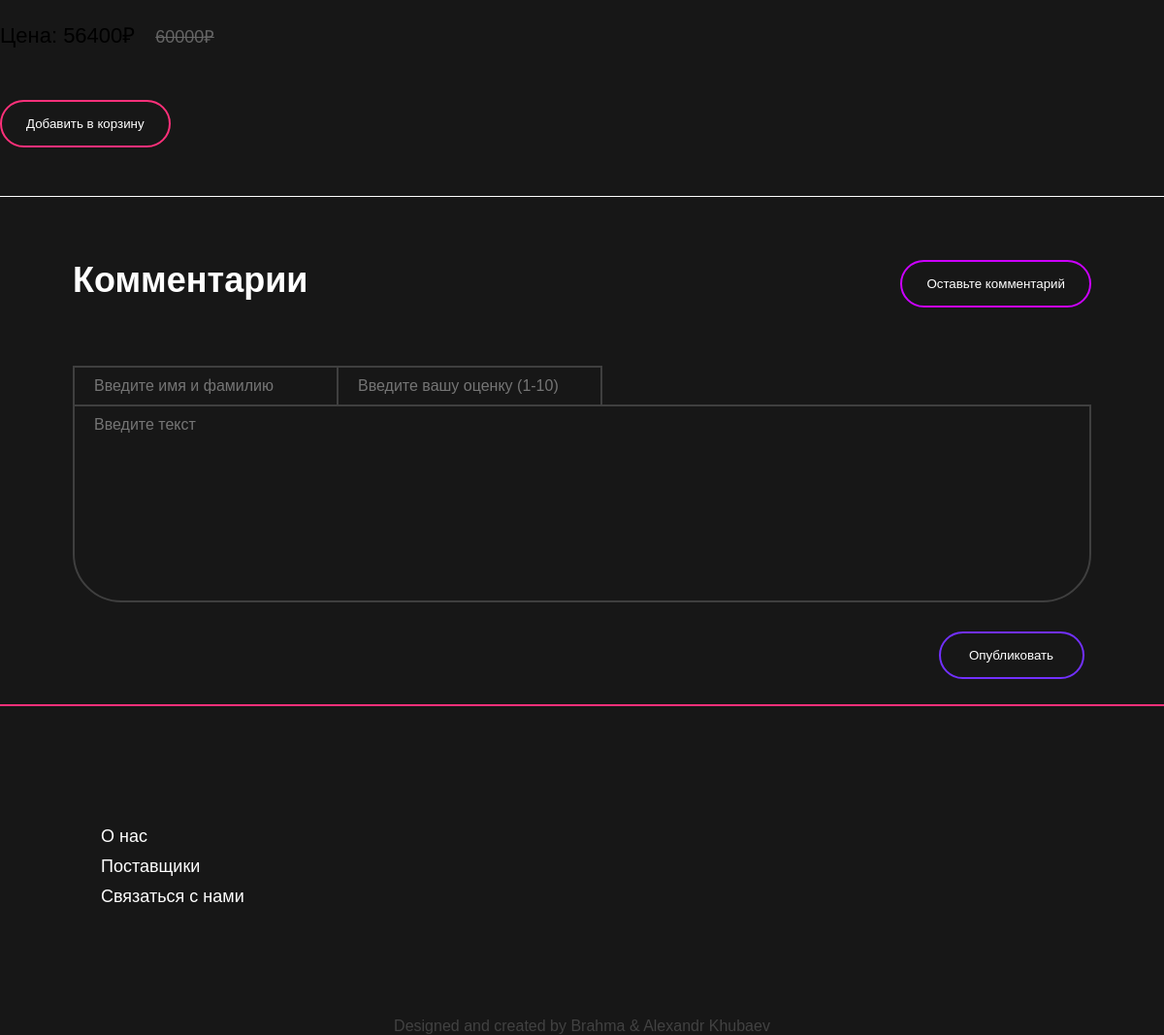
Before: /test/iphone-13/ (lower part) with the older database file.
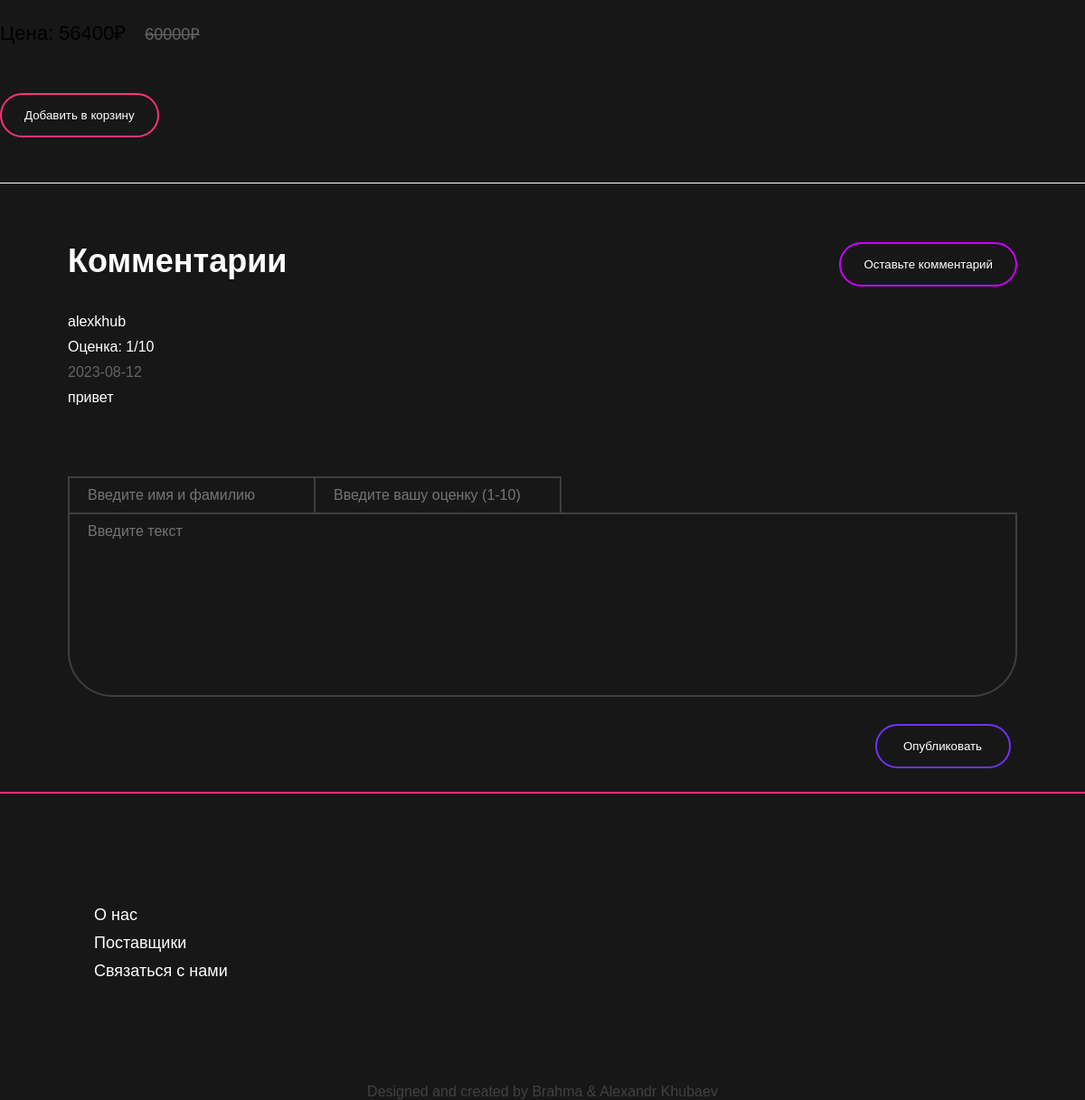
After: the same page with the newer database file.
### shop/models.py (models this page shows, shortened)
class Users(AbstractUser):
    phone = models.CharField(max_length=20, verbose_name="Телефон", unique=True, blank=True)
    slug = AutoSlugField(populate_from='username', unique=True, db_index=True, verbose_name='URL', )
    birthday = models.DateTimeField(verbose_name='Дата рождения', blank=True, null=True)
    mailing_list = models.BooleanField(default=False , blank=True, verbose_name='Рассылка')
    address =  models.CharField(max_length=150, blank=True, verbose_name='Адрес', )
    class Meta:
        verbose_name = 'Пользователь'
        verbose_name_plural = 'Пользователи'

class Comments(models.Model):
    user = models.ForeignKey('Users', on_delete=models.CASCADE, verbose_name="Пользователь")
    product = models.ForeignKey('Products', on_delete=models.CASCADE, verbose_name="Продукты", related_name='comments')
    text = models.TextField(verbose_name="Комментарий", blank=True)
    rating = models.IntegerField(verbose_name='Оценка от 1 до 10 ')
    date = models.DateField(verbose_name='Время', auto_now_add=True, blank=True)
    class Meta:
        verbose_name = "Комментарий"
        verbose_name_plural = "Комментарии"
        ordering = ['rating']

### shop/views.py (the view)
# urls.py: path('test/<slug:product_slug>/', TestView.as_view(), name='test'),
class TestView(APIView):
    renderer_classes = [TemplateHTMLRenderer]
    template_name = 'shop/test.html'
    def get(self, request, product_slug):
        products = Products.objects.get(slug=product_slug)
        form = CreateComment()
        product_serializer = ProductDetailSerializer(products)
        return render(request, 'shop/test.html', {'form': form, 'product': product_serializer.data})

### shop/forms.py
class CreateComment(forms.Form):
    rating = forms.IntegerField(widget=forms.TextInput(
        attrs={'class': "field", 'id': "form-rating", 'placeholder': "Введите вашу оценку (1-10)", 'data-min': "1",
               'data-max': "50"}))
    product = forms.IntegerField(widget=forms.TextInput(attrs={'class': "field", 'id': "product", }))
    text = forms.CharField(widget=forms.Textarea(attrs={'id': "form-text", 'cols': "30", 'rows': "10"}))

### shop/templates/shop/test.html (shortened to what this page needs)
{% extends 'shop/base.html' %}
{%load static%}
{%block headblock%}
    <link href="https://allfont.net/allfont.css?fonts=sansation-regular" rel="stylesheet" type="text/css" />
    <link href="https://allfont.net/allfont.css?fonts=sansation-bold" rel="stylesheet" type="text/css" />
    <link href="https://allfont.net/allfont.css?fonts=sansation-light" rel="stylesheet" type="text/css" />
    <link type="text/css" rel="stylesheet" href="{% static 'css/base.css' %}">
    <link type="text/css" rel="stylesheet" href="{% static 'css/product.css' %}">
    <link type="text/css"  rel="stylesheet" href="{% static 'css/media-query-product.css' %}">
    <link type="text/css" rel="stylesheet" href="{% static 'css/media-query-header.css' %}">
{%endblock headblock%}
    {%block content%}
    <main class="main">
            <div class="product-description">
                    <div class="price">
                        {%if product.discount > 0%}
                         <p class="start-price">Цена: <span id="finish-price-number">{{product.last_price}}</span> <span id="start-price-number">{{product.first_price}}</span></p>
                        {%else%}
                         <p class="start-price">Цена: <span id="finish-price-number">{{product.last_price}}</span> </p>
                        <p class="manufacturer">Производитель: {{product.manufacturer}}</p>
                        {%endif%}
                    </div>
                    <div class="add-to-cart__button">
                        <button type="button">Добавить в корзину</button>
                    </div>
            </div>
        <div class="comments">
            <div class="users-comments">
                   <div class="user-comments__wrapper">
                       <div class="user-comments-title">
                            <h3 id="users-comments__title">Комментарии</h3>
                       </div>
                        <div class="user-comments__button">
                            <a href="#form-name"><button id="leave-a-comment__link">Оставьте комментарий</button></a>
                        </div>
                   </div>
                    <div class="users-comments__item">
                        {%for comment in product.comments%}
                        <p class="user-name">{{comment.user}}</p>
                        <p class="user-rating"> Оценка: {{comment.rating}}/10</p>
                        <p class="comment-date">{{comment.date}}</p>
                        <p class="comment-text">{{comment.text}}</p>
                        <br>
                        {%endfor%}
                    </div>
            </div>
            <div class="leave-a-comment">
                <form action="{% url 'add_comment'  %}" method="post" class="leave-a-comment__form">
                   <div class="name-rating-wrapper">
                        <input type="text" value="{{ user.username }}" name="username" class="field" id="form-name" placeholder="Введите имя и фамилию"  oninput="this.value=this.value.replace(/[^a-zA-Z А-ЯЁа-яё]/g,'');">
                        <input type="number" name="rating" class="field" id="form-rating" placeholder="Введите вашу оценку (1-10)" data-min="1" data-max="50">
                    </div>
                    <textarea name="text" id="form-text" cols="30" rows="10" placeholder="Введите текст"></textarea>
                    <button id="leave-a-comment__button" type="submit">Опубликовать</button>
                </form>
            </div>
        </div>
    </main>
    {%endblock%}

### shop/templates/shop/base.html (shortened to what this page needs)
{% load static %}
<!DOCTYPE html>
<html lang="ru">
<head>
    {%block headblock%}
    {%endblock headblock%}
</head>
<body>
    {%block content%}
    {%endblock content%}
    {%block footer%}
     <footer class="footer">
        <div class="footer-content">
            <a href="#">О нас</a>
            <a href="#">Поставщики</a>
            <a href="#">Связаться с нами</a>
        </div>
    </footer>
    <p class="created">Designed and created by Brahma & Alexandr Khubaev</p>
    {%endblock footer%}
</body>
</html>

### shop/static/shop/css/base.css (style rules this page uses)
* { padding: 0; margin: 0; font-family: 'Sansation Regular', arial; }
a { text-decoration: none; color: white; }
body { background-color: #171717; max-width: 1980px; margin: 0 auto; }
footer { border-top: 2px solid; border-image: linear-gradient(var(--angle), #7230FF, #FF307A) 1; padding: 44px; margin-top: 40px; display: flex; align-items: center; --angle: 0deg; animation: rotate 3s linear infinite; }
.footer-content { display: flex; flex-direction: column; padding: 70px 60px; color: white; font-size: 18px; }
.footer-content a { position: relative; margin-top: 10px; }
.footer-content a:before { position: absolute; content:''; width: 0; height: 1px; background-color: white; left: 0; top: 100%; transition: .3s ease-in-out width; }
.created { color: #424242; font-size: 16px; text-align: center; user-select: none; }

### shop/static/shop/css/product.css (style rules this page uses)
html { scroll-padding-top: 20vh; }
button { position: relative; display: flex; justify-content: center; align-items: center; background-color: transparent; color: white; padding: 15px 25px; cursor: pointer; outline: none; border: none; border-radius: 100px; transition: .3s linear all; }
.price { font-size: 22px; margin-top: 20px; line-height: 30px; }
#start-price-number { color: #656565; text-decoration: line-through; font-size: 18px; margin-left: 15px; }
#start-price-number::after { content: '₽'; }
#finish-price-number::after { content: '₽'; }
.add-to-cart__button { margin-top: 50px; }
.add-to-cart__button button { border: 2px solid #FF307A; }
.comments { margin-top: 50px; border-top: 1px solid white; padding: 65px 75px; color: white; }
.user-comments__wrapper { display: flex; justify-content: space-between; }
#users-comments__title { font-size: 36px; }
.users-comments__item { margin-top: 30px; }
.users-comments__item p { margin-top: 10px; }
.comment-date { color: #656565; }
#leave-a-comment__link { border: 2px solid #CC00FF; transition: .3s ease-in-out; }
.leave-a-comment { margin-top: 60px; }
.leave-a-comment__form { position: relative; display: flex; flex-direction: column; }
.leave-a-comment__form input, textarea { background-color: transparent; border: 2px solid #3F3F3F; resize: none; padding: 10px 0; font-size: 16px; color: white; outline: none; transition: .3s ease-in-out background-color; padding-left: 20px; }
.name-rating-wrapper { display: flex; }
.name-rating-wrapper input { width: 250px; border-bottom: none; }
#form-name { position: relative; border-right: none; }
#form-rating { position: relative; }
#form-text { border-bottom-left-radius: 50px; border-bottom-right-radius: 50px; }
#leave-a-comment__button { position: absolute; border: 2px solid #7230FF; width: 150px; margin-top: 30px; top: 100%; left: 88%; }

### shop/static/shop/css/media-query-product.css (style rules this page uses)
@media (max-width: 1260px) { #leave-a-comment__button { left: 85%; } }

Changed rows visible on the page:
now on this page (row edited): Users: user "alexkhub"
added Comments: text "привет"
Other visible differences:
new list line: "Оценка: 1 /10 2023-08-12"
